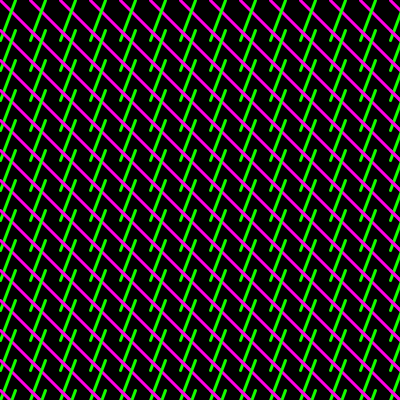
Frame 1 (no input)
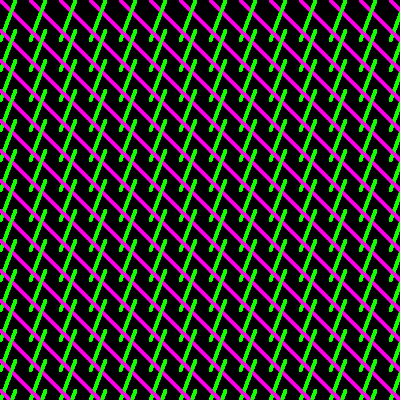
Frame 60 (the mouse pressed at the canvas centre just before this capture)
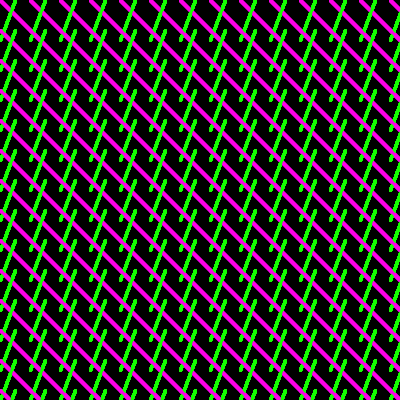
Frame 120 (the mouse held since frame 60 and released just before this capture)

The Processing sketch that drew these frames (run headless with seeded random() and noise(); from frame 60 on, the mouse is pressed at the canvas centre):

// Processing sketch: processing_38730
// ── processing_38730.pde

void setup() {
  background (0);
  size(400, 400);
}

void draw() {
  for (int a=0; a<width; a+=30) {    //grid setup
    for (float b=0; b<height; b+=30) {
      house(a, b);
    }
  }
}


void house(float x, float y) {
  pushMatrix(); // draws crossing lines
  translate(x, y);
  stroke(255, 0, 230);
  strokeWeight(3);
  line (0, 0, 40, 40);
  
  stroke(20, 255, 0);
  line (15, 0, 0, 40);
  popMatrix(); // reset the matrix
}

void keyPressed(){
  if((key == 's') || (key == 's')){    //saves screanshot image
   save("image.jpg");
   println("Image saved.");
  }
}
